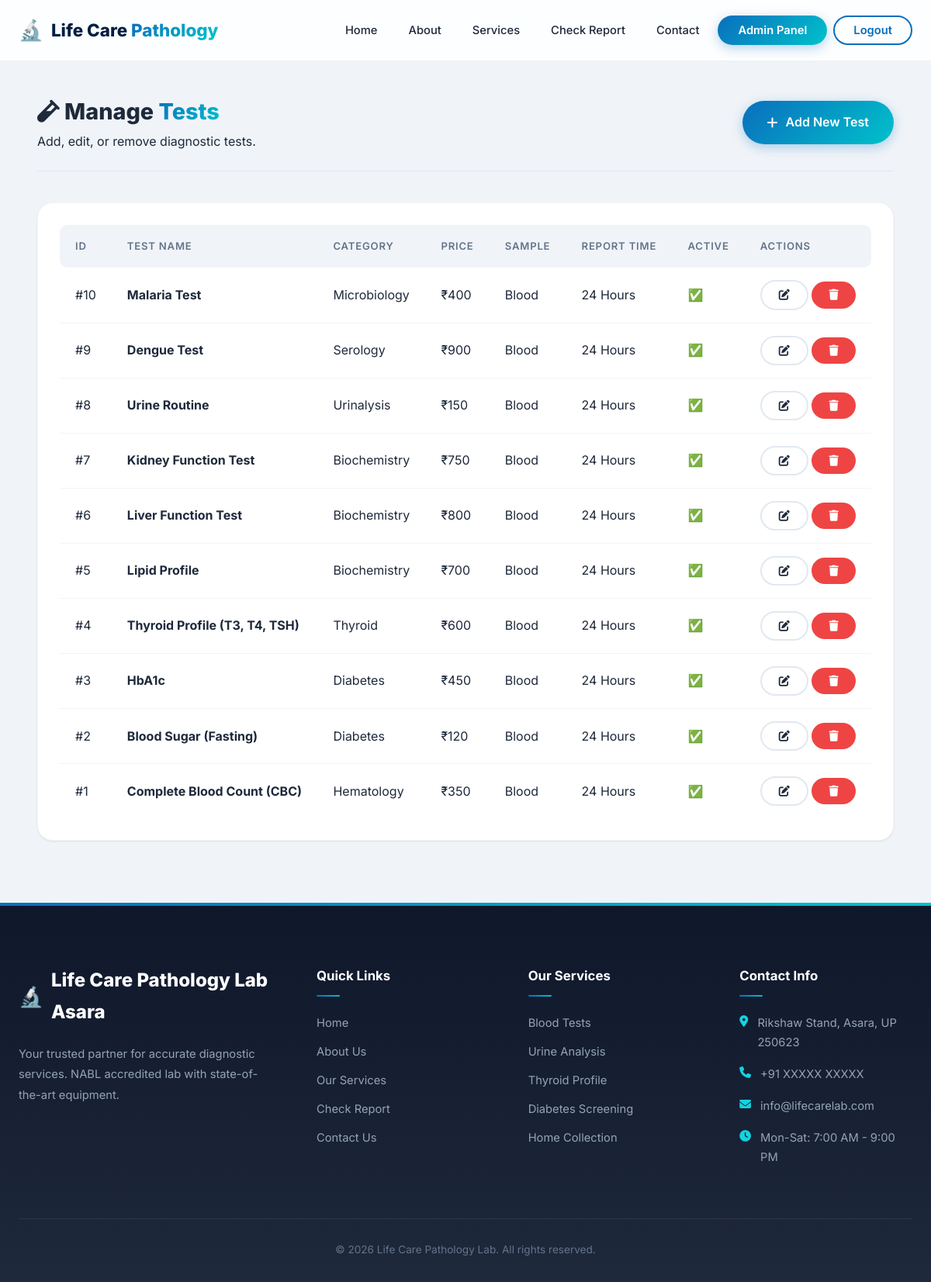
Screenshot of /admin/tests (signed in) with the database file from the repository.
### models.py (models this page shows)
class Test(db.Model):
    __tablename__ = 'tests'
    id = db.Column(db.Integer, primary_key=True)
    name = db.Column(db.String(150), nullable=False)
    category_id = db.Column(db.Integer, db.ForeignKey('test_categories.id'), nullable=False)
    price = db.Column(db.Float, nullable=False)
    description = db.Column(db.Text, default='')
    sample_type = db.Column(db.String(50), default='Blood')
    report_time = db.Column(db.String(50), default='24 Hours')
    is_active = db.Column(db.Boolean, default=True)
    created_at = db.Column(db.DateTime, default=datetime.utcnow)
    bookings = db.relationship('Booking', backref='test', lazy=True)

class TestCategory(db.Model):
    __tablename__ = 'test_categories'
    id = db.Column(db.Integer, primary_key=True)
    name = db.Column(db.String(100), nullable=False)
    icon = db.Column(db.String(10), default='🧪')
    description = db.Column(db.Text, default='')
    tests = db.relationship('Test', backref='category', lazy=True)

### blueprints/admin.py (the view)
@admin.route('/tests')
@role_required('admin')
def tests():
    all_tests = Test.query.order_by(Test.created_at.desc()).all()
    return render_template('admin/tests.html', tests=all_tests)

### app.py (called while the page is built)
def create_app():
    app = Flask(__name__)
    app.config.from_object(Config)
    db.init_app(app)
    login_manager.init_app(app)
    migrate.init_app(app, db)
    login_manager.login_view = "auth.login"
    login_manager.login_message_category = "error"
    @login_manager.user_loader
    def load_user(user_id):
        return User.query.get(int(user_id))
    from blueprints.auth import auth
    from blueprints.main import main
    from blueprints.patient import patient
    from blueprints.admin import admin
    app.register_blueprint(auth)
    app.register_blueprint(main)
    app.register_blueprint(patient)
    app.register_blueprint(admin)
    register_error_handlers(app)
    with app.app_context():
        db.create_all()
        os.makedirs(app.config['UPLOAD_FOLDER'], exist_ok=True)
    return app

### blueprints/admin.py (called while the page is built)
@admin.before_request
@login_required
def before_request():
    pass

### models.py (called while the page is built)
    def is_admin(self):
        return self.role == 'admin'

### utils.py (called while the page is built)
def role_required(role):
    def decorator(f):
        @wraps(f)
        def wrapped(*args, **kwargs):
            if not current_user.is_authenticated:
                abort(401)
            if current_user.role != role:
                abort(403)
            return f(*args, **kwargs)
        return wrapped
    return decorator

### templates/admin/tests.html (shortened to what this page needs)
{% extends 'base.html' %}
{% block content %}
<section class="dashboard-section">
    <div class="section-container">
        <div class="dashboard-header">
            <div>
                <h1><i class="fas fa-vial"></i> Manage <span class="gradient-text">Tests</span></h1>
                <p>Add, edit, or remove diagnostic tests.</p>
            </div>
            <a href="{{ url_for('admin.add_test') }}" class="btn btn-primary">
                <i class="fas fa-plus"></i> Add New Test
            </a>
        </div>
        {% if tests %}
        <div class="dashboard-table-card">
            <div class="table-responsive">
                <table class="data-table">
                    <thead>
                        <tr>
                            <th>ID</th>
                            <th>Test Name</th>
                            <th>Category</th>
                            <th>Price</th>
                            <th>Sample</th>
                            <th>Report Time</th>
                            <th>Active</th>
                            <th>Actions</th>
                        </tr>
                    </thead>
                    <tbody>
                        {% for test in tests %}
                        <tr>
                            <td>#{{ test.id }}</td>
                            <td><strong>{{ test.name }}</strong></td>
                            <td>{{ test.category.name }}</td>
                            <td>₹{{ "%.0f"|format(test.price) }}</td>
                            <td>{{ test.sample_type }}</td>
                            <td>{{ test.report_time }}</td>
                            <td>{{ '✅' if test.is_active else '❌' }}</td>
                            <td class="action-buttons">
                                <a href="{{ url_for('admin.edit_test', test_id=test.id) }}" class="btn btn-sm btn-outline" title="Edit">
                                    <i class="fas fa-edit"></i>
                                </a>
                                <form method="POST" action="{{ url_for('admin.delete_test', test_id=test.id) }}" style="display:inline" onsubmit="return confirm('Delete this test?')">
                                    <button type="submit" class="btn btn-sm btn-danger" title="Delete">
                                        <i class="fas fa-trash"></i>
                                    </button>
                                </form>
                            </td>
                        </tr>
                        {% endfor %}
                    </tbody>
                </table>
            </div>
        </div>
        {% else %}
        <div class="empty-state">
            <div class="empty-icon">🧪</div>
            <h3>No tests added yet</h3>
            <a href="{{ url_for('admin.add_test') }}" class="btn btn-primary">Add First Test</a>
        </div>
        {% endif %}
    </div>
</section>
{% endblock %}

### static/css/style.css (style rules this page uses)
:root { --primary: #0A6EBD; --primary-dark: #041E42; --primary-light: #5EB0EF; --secondary: #00C2CB; --accent: #12D4E0; --success: #10B981; --danger: #EF4444; --warning: #F59E0B; --light: #F0F4F8; --dark: #0F172A; --text: #1E293B; --text-muted: #64748B; --border: #E2E8F0; --glass-bg: rgba(255,255,255,0.7); --glass-border: rgba(255,255,255,0.3); --gradient-primary: linear-gradient(135deg, #0A6EBD 0%, #00C2CB 100%); --gradient-dark: linear-gradient(135deg, #041E42 0%, #0A6EBD 100%); --gradient-hero: linear-gradient(135deg, #E8F4FD 0%, #F0FDFA 50%, #FFFFFF 100%); --gradient-accent: linear-gradient(135deg, #12D4E0 0%, #0A6EBD 100%); --shadow-sm: 0 1px 3px rgba(0,0,0,0.06), 0 1px 2px rgba(0,0,0,0.04); --shadow-md: 0 4px 6px -1px rgba(0,0,0,0.08), 0 2px 4px -1px rgba(0,0,0,0.04); --shadow-lg: 0 10px 25px -3px rgba(0,0,0,0.1), 0 4px 6px -2px rgba(0,0,0,0.05); --shadow-xl: 0 20px 40px -5px rgba(10,110,189,0.2); --shadow-glow: 0 0 30px rgba(10,110,189,0.15); --shadow-3d: 0 25px 50px -12px rgba(0,0,0,0.25); --radius-sm: 10px; --radius-md: 14px; --radius-lg: 20px; --radius-xl: 30px; --radius-full: 9999px; --font: 'Inter', -apple-system, BlinkMacSystemFont, sans-serif; --transition: all 0.35s cubic-bezier(0.4, 0, 0.2, 1); }
*, *::before, *::after { margin: 0; padding: 0; box-sizing: border-box; }
html { scroll-behavior: smooth; }
body { font-family: var(--font); background: var(--light); color: var(--text); line-height: 1.7; overflow-x: hidden; -webkit-font-smoothing: antialiased; }
a { text-decoration: none; color: inherit; transition: var(--transition); }
.gradient-text { background: var(--gradient-primary); -webkit-background-clip: text; -webkit-text-fill-color: transparent; background-clip: text; }
.section-container { max-width: 1200px; margin: 0 auto; padding: 0 24px; }
.btn { display: inline-flex; align-items: center; justify-content: center; gap: 10px; padding: 14px 32px; border-radius: var(--radius-full); font-weight: 600; cursor: pointer; transition: var(--transition); border: none; font-size: 1rem; font-family: var(--font); text-align: center; position: relative; overflow: hidden; }
.btn::before { content: ''; position: absolute; top: 0; left: -100%; width: 100%; height: 100%; background: linear-gradient(90deg, transparent, rgba(255,255,255,0.2), transparent); transition: left 0.5s ease; }
.btn-primary { background: var(--gradient-primary); color: #fff; box-shadow: 0 4px 15px rgba(10,110,189,0.3); }
.btn-outline { background: #fff; border: 2px solid var(--border); color: var(--text); }
.btn-sm { padding: 10px 22px; font-size: 0.88rem; }
.btn-danger { background: var(--danger); color: #fff; }
.dashboard-section { padding: 120px 24px 80px; background: var(--light); min-height: 100vh; }
.dashboard-header { display: flex; justify-content: space-between; align-items: center; margin-bottom: 40px; padding-bottom: 24px; border-bottom: 1px solid var(--border); flex-wrap: wrap; gap: 16px; }
.dashboard-header h1 { font-size: 1.8rem; font-weight: 800; }
.dashboard-table-card { background: #fff; border-radius: var(--radius-lg); box-shadow: var(--shadow-sm); padding: 28px; border: 1px solid rgba(0,0,0,0.04); overflow-x: auto; }
.data-table { width: 100%; border-collapse: separate; border-spacing: 0; min-width: 600px; }
.data-table th, .data-table td { padding: 16px 20px; text-align: left; border-bottom: 1px solid #F1F5F9; }
.data-table th { font-weight: 600; color: var(--text-muted); font-size: 0.82rem; text-transform: uppercase; letter-spacing: 0.8px; background: var(--light); }
.data-table th:first-child { border-radius: var(--radius-sm) 0 0 var(--radius-sm); }
.data-table th:last-child { border-radius: 0 var(--radius-sm) var(--radius-sm) 0; }
.data-table tr:last-child td { border-bottom: none; }
.data-table tbody tr { transition: background-color 0.2s ease; }

### rows the page displays
Test: id "10", name "Malaria Test", category.name "Microbiology", price "400", sample_type "Blood", report_time "24 Hours", is_active "✅"
Test: id "9", name "Dengue Test", category.name "Serology", price "900", sample_type "Blood", report_time "24 Hours", is_active "✅"
Test: id "8", name "Urine Routine", category.name "Urinalysis", price "150", sample_type "Blood", report_time "24 Hours", is_active "✅"
Test: id "7", name "Kidney Function Test", category.name "Biochemistry", price "750", sample_type "Blood", report_time "24 Hours", is_active "✅"
Test: id "6", name "Liver Function Test", category.name "Biochemistry", price "800", sample_type "Blood", report_time "24 Hours", is_active "✅"
Test: id "5", name "Lipid Profile", category.name "Biochemistry", price "700", sample_type "Blood", report_time "24 Hours", is_active "✅"
Test: id "4", name "Thyroid Profile (T3, T4, TSH)", category.name "Thyroid", price "600", sample_type "Blood", report_time "24 Hours", is_active "✅"
Test: id "3", name "HbA1c", category.name "Diabetes", price "450", sample_type "Blood", report_time "24 Hours", is_active "✅"
Test: id "2", name "Blood Sugar (Fasting)", category.name "Diabetes", price "120", sample_type "Blood", report_time "24 Hours", is_active "✅"
Test: id "1", name "Complete Blood Count (CBC)", category.name "Hematology", price "350", sample_type "Blood", report_time "24 Hours", is_active "✅"
